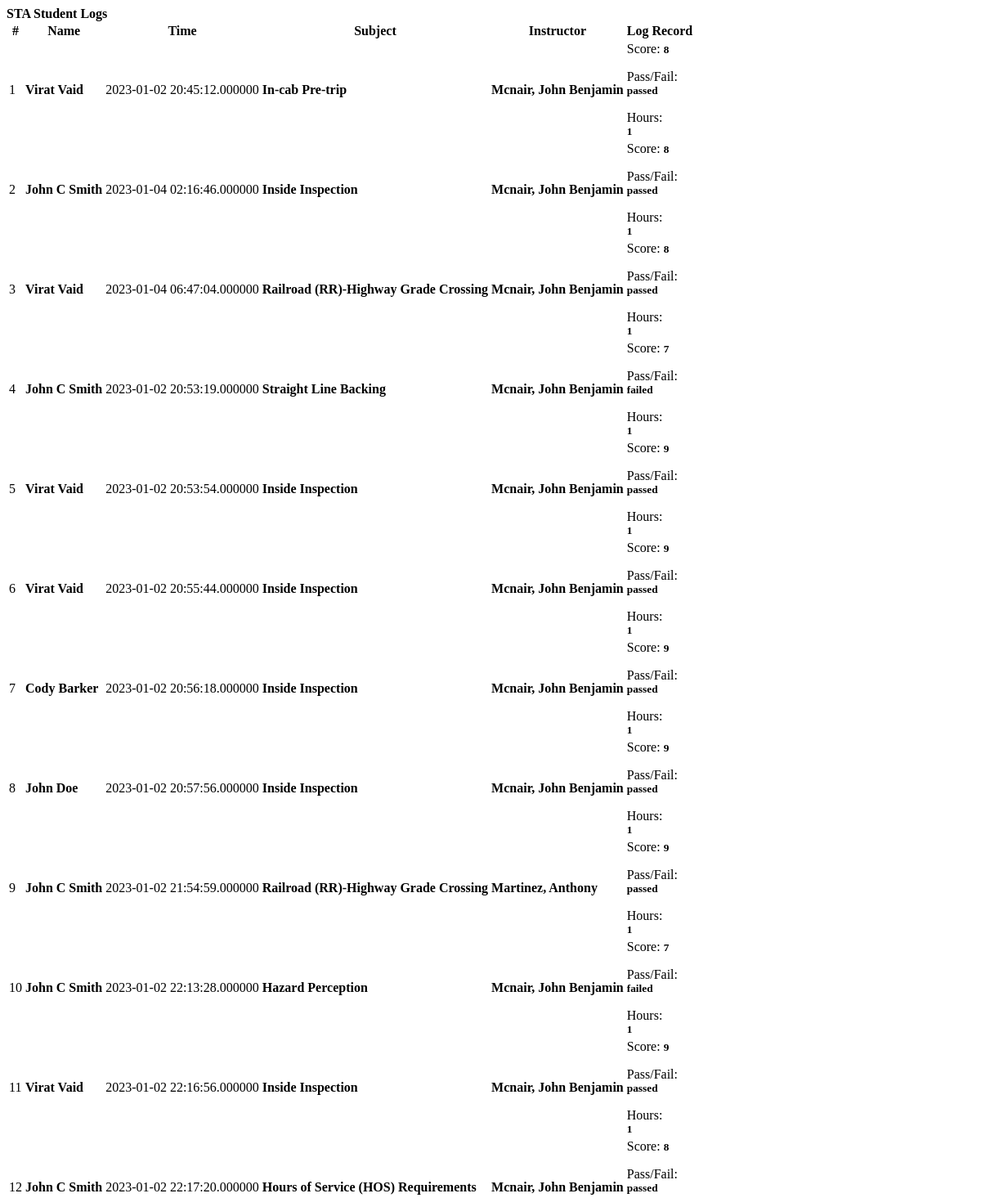
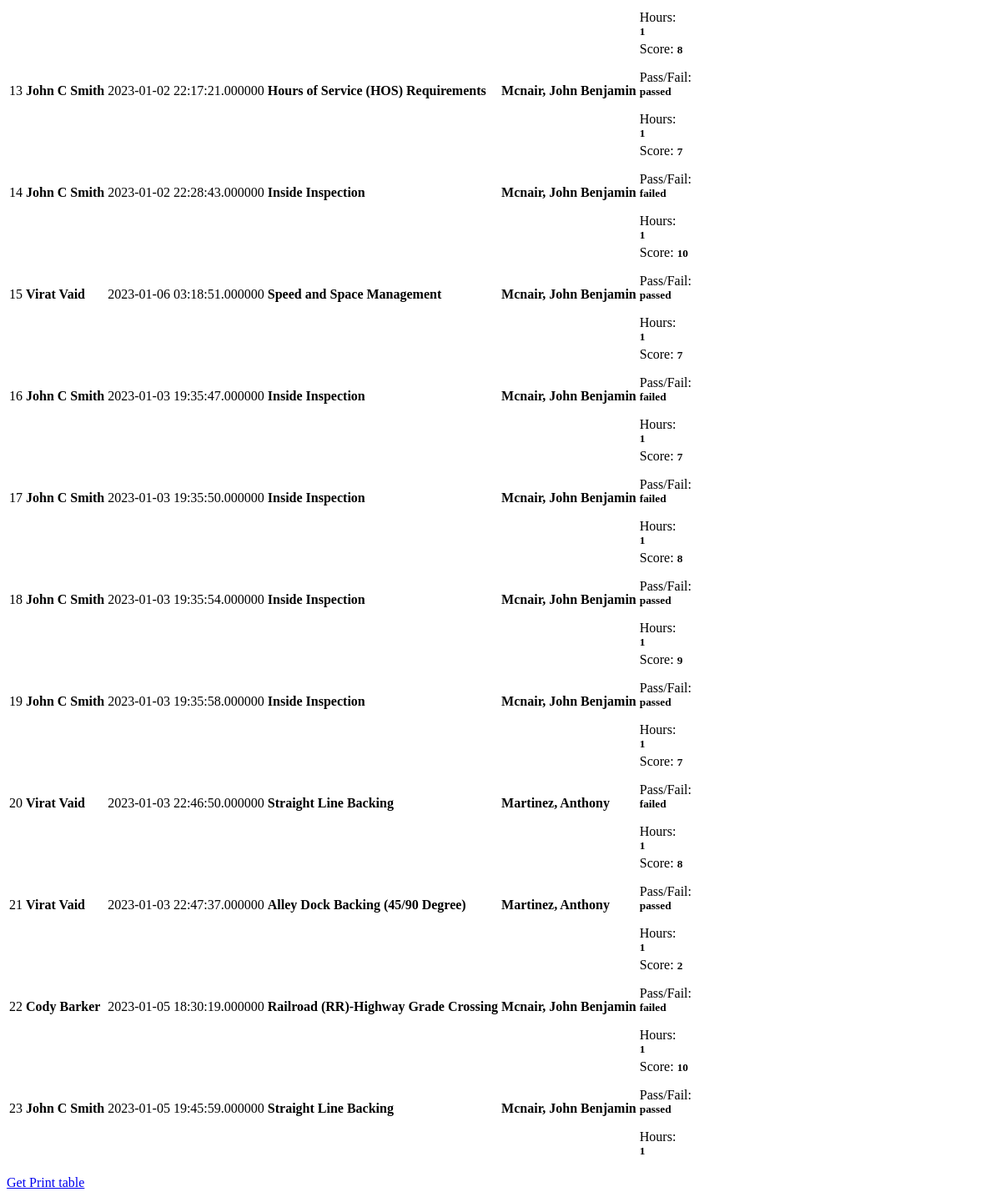
/scheduling/student_logs.php, run on the app's committed database (2 pictures, top to bottom).
### tables this page shows
CREATE TABLE `student_grades` (
  `id` int(11) NOT NULL,
  `schedule` int(100) NOT NULL,
  `name` varchar(100) NOT NULL,
  `instructor` varchar(100) NOT NULL,
  `subject` varchar(100) NOT NULL,
  `training_type` varchar(100) NOT NULL,
  `grade` int(10) NOT NULL,
  `hours` int(2) NOT NULL,
  `final` varchar(10) NOT NULL,
  `time` timestamp(6) NOT NULL DEFAULT current_timestamp(6)
);

### scheduling/student_logs.php (the view, shortened to what this page needs)
<?php include('db_connect.php');?>
<div class="container-fluid">
<div class="container-fluid">
	<div class="col-lg-12">
		<div class="row">
			<div class="col-md-12">
				<div class="card">
					<div class="card-header">
						<b>STA Student Logs</b>
					</div>
					<div class="card-body">
						<table id="log-records" class="table table-bordered table-hover" name="log-records"
						data-show-print="true"
                        data-url="json/data1.json">
							<thead>
								<tr>
									<th class="text-center">#</th>
									<th class="text-center">Name</th>
									<th class="text-center">Time</th>
									<th class="text-center">Subject</th>
									<th class="text-center">Instructor</th>
									<th class="text-center">Log Record</th>
								</tr>
							</thead>
							<tbody>
								<?php
								$i = 1;
								$subject = $conn->query("SELECT * FROM student_grades order by id asc");
								while($row=$subject->fetch_assoc()):
								?>
								<tr>
									<td class="text-center"><?php echo $i++ ?></td>
									<td class="">
										 <b><?php echo $row['name'] ?></b></p>
									</td>
									<td class="text-center">
									   <?php echo $row['time'] ?></b></small></p>
									</td>
									<td class="text-center">
									<p><b><?php echo $row['subject'] ?></b></p>
									</td>
									<td class="text-center">
									<p><b><?php echo $row['instructor'] ?></b></p>
									</td>
									<td class="text-center">
										<p>Score: <small><b><?php echo $row['grade'] ?></b></small></p>
										<p>Pass/Fail: <small><br><b><?php echo $row['final'] ?></b></small></p>
										<p>Hours: <small><br><b><?php echo $row['hours'] ?></b></small></p>
									</td>
								</tr>
								<?php endwhile; ?>
							</tbody>
						</table>
					</div>
				</div>
			</div>
		</div>
	</div>
	<br><a href="http://localhost/sta_tracking/scheduling/admin/print_logs.php">Get Print table</a></button></br>
</div>

### scheduling/student_logs.php (style rules this page uses)
td { vertical-align: middle !important; }

### data on the page
student_grades: name "Virat Vaid", time "2023-01-02 20:45:12.000000", subject "In-cab Pre-trip", instructor "Mcnair, John Benjamin", grade "8", final "passed", hours "1"
student_grades: name "John C Smith", time "2023-01-04 02:16:46.000000", subject "Inside Inspection", instructor "Mcnair, John Benjamin", grade "8", final "passed", hours "1"
student_grades: name "Virat Vaid", time "2023-01-04 06:47:04.000000", subject "Railroad (RR)-Highway Grade Crossing", instructor "Mcnair, John Benjamin", grade "8", final "passed", hours "1"
student_grades: name "John C Smith", time "2023-01-02 20:53:19.000000", subject "Straight Line Backing", instructor "Mcnair, John Benjamin", grade "7", final "failed", hours "1"
student_grades: name "Virat Vaid", time "2023-01-02 20:53:54.000000", subject "Inside Inspection", instructor "Mcnair, John Benjamin", grade "9", final "passed", hours "1"
student_grades: name "Virat Vaid", time "2023-01-02 20:55:44.000000", subject "Inside Inspection", instructor "Mcnair, John Benjamin", grade "9", final "passed", hours "1"
student_grades: name "Cody Barker", time "2023-01-02 20:56:18.000000", subject "Inside Inspection", instructor "Mcnair, John Benjamin", grade "9", final "passed", hours "1"
student_grades: name "John Doe", time "2023-01-02 20:57:56.000000", subject "Inside Inspection", instructor "Mcnair, John Benjamin", grade "9", final "passed", hours "1"
student_grades: name "John C Smith", time "2023-01-02 21:54:59.000000", subject "Railroad (RR)-Highway Grade Crossing", instructor "Martinez, Anthony", grade "9", final "passed", hours "1"
student_grades: name "John C Smith", time "2023-01-02 22:13:28.000000", subject "Hazard Perception", instructor "Mcnair, John Benjamin", grade "7", final "failed", hours "1"
student_grades: name "Virat Vaid", time "2023-01-02 22:16:56.000000", subject "Inside Inspection", instructor "Mcnair, John Benjamin", grade "9", final "passed", hours "1"
student_grades: name "John C Smith", time "2023-01-02 22:17:20.000000", subject "Hours of Service (HOS) Requirements", instructor "Mcnair, John Benjamin", grade "8", final "passed", hours "1"
student_grades: name "John C Smith", time "2023-01-02 22:17:21.000000", subject "Hours of Service (HOS) Requirements", instructor "Mcnair, John Benjamin", grade "8", final "passed", hours "1"
student_grades: name "John C Smith", time "2023-01-02 22:28:43.000000", subject "Inside Inspection", instructor "Mcnair, John Benjamin", grade "7", final "failed", hours "1"
student_grades: name "Virat Vaid", time "2023-01-06 03:18:51.000000", subject "Speed and Space Management", instructor "Mcnair, John Benjamin", grade "10", final "passed", hours "1"
student_grades: name "John C Smith", time "2023-01-03 19:35:47.000000", subject "Inside Inspection", instructor "Mcnair, John Benjamin", grade "7", final "failed", hours "1"
student_grades: name "John C Smith", time "2023-01-03 19:35:50.000000", subject "Inside Inspection", instructor "Mcnair, John Benjamin", grade "7", final "failed", hours "1"
student_grades: name "John C Smith", time "2023-01-03 19:35:54.000000", subject "Inside Inspection", instructor "Mcnair, John Benjamin", grade "8", final "passed", hours "1"
student_grades: name "John C Smith", time "2023-01-03 19:35:58.000000", subject "Inside Inspection", instructor "Mcnair, John Benjamin", grade "9", final "passed", hours "1"
student_grades: name "Virat Vaid", time "2023-01-03 22:46:50.000000", subject "Straight Line Backing", instructor "Martinez, Anthony", grade "7", final "failed", hours "1"
student_grades: name "Virat Vaid", time "2023-01-03 22:47:37.000000", subject "Alley Dock Backing (45/90 Degree)", instructor "Martinez, Anthony", grade "8", final "passed", hours "1"
student_grades: name "Cody Barker", time "2023-01-05 18:30:19.000000", subject "Railroad (RR)-Highway Grade Crossing", instructor "Mcnair, John Benjamin", grade "2", final "failed", hours "1"
student_grades: name "John C Smith", time "2023-01-05 19:45:59.000000", subject "Straight Line Backing", instructor "Mcnair, John Benjamin", grade "10", final "passed", hours "1"
